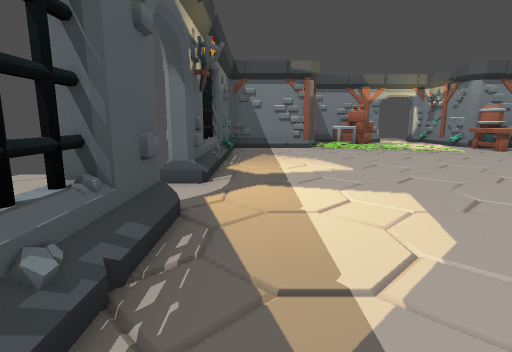
view 1 (above)

19 first-person views from a walk through a Godot game level. The camera is 1.2 m above the floor, tilts 10° down and sees 80° across. The floor is counted in squares, 1 m on a side. Each view is taken from the middle of a square. On the plan, view 1 faces up. The plan holds only what a view shows up to about 13 squares ahead; the rest is blank.

view 2
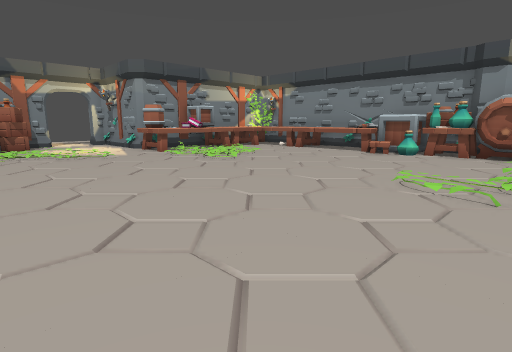

view 3
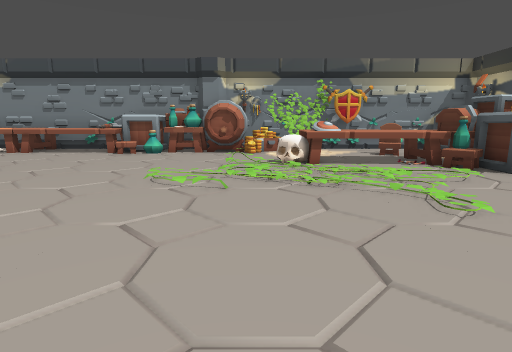

view 4
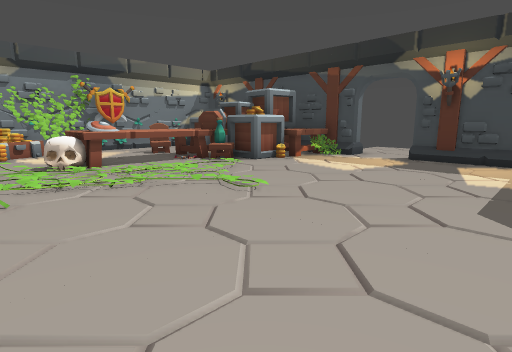

view 5
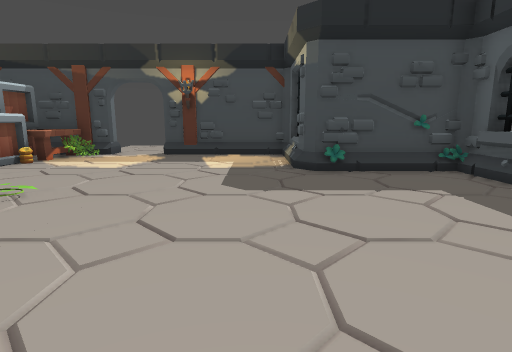

view 6
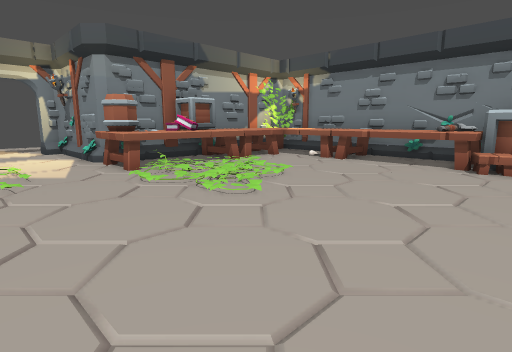

view 7
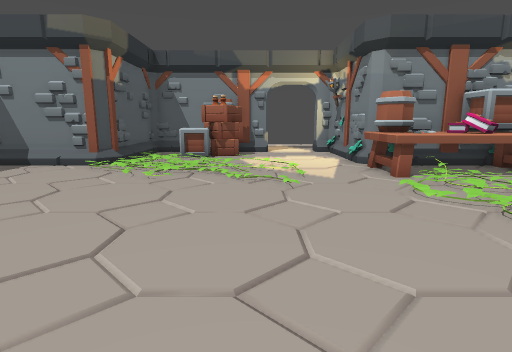

view 8
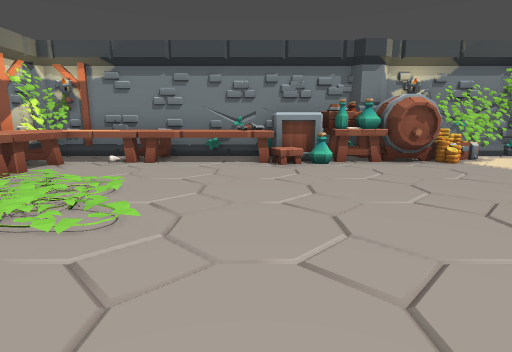

view 9
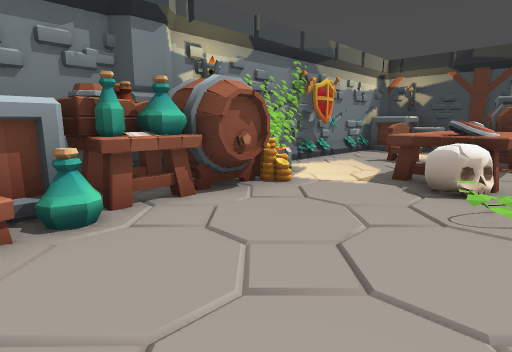

view 10
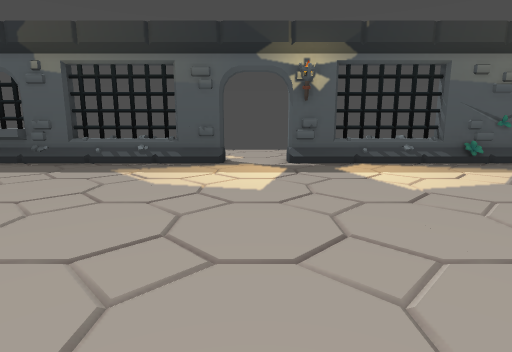

view 11
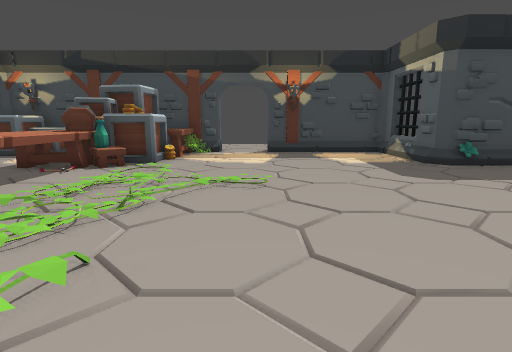

view 12
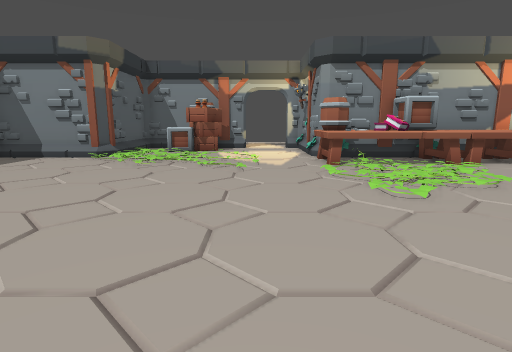

view 13
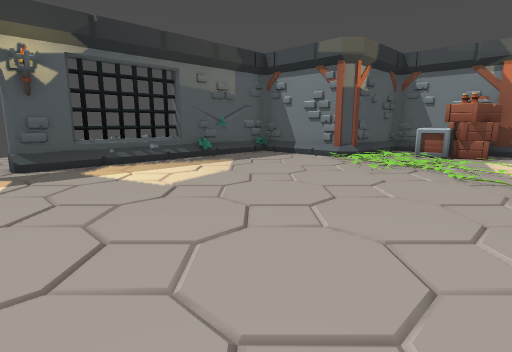

view 14
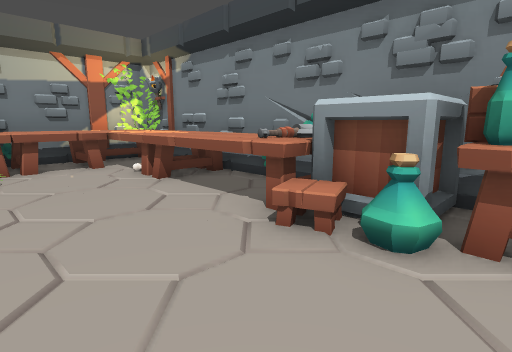

view 15
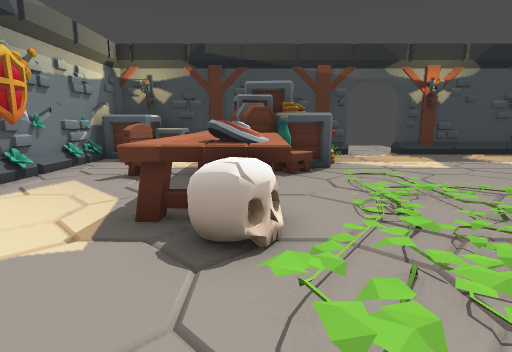

view 16
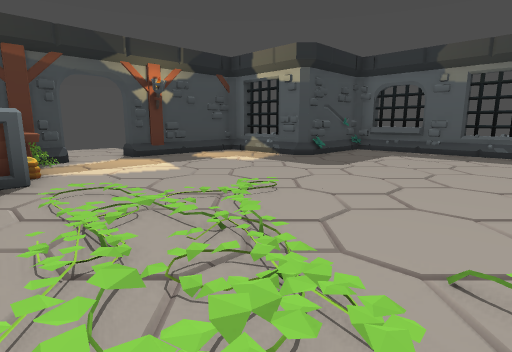

view 17
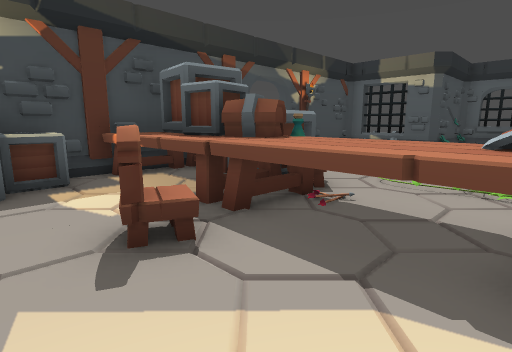

view 18
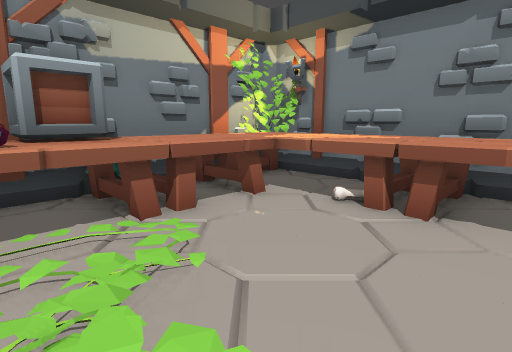

view 19
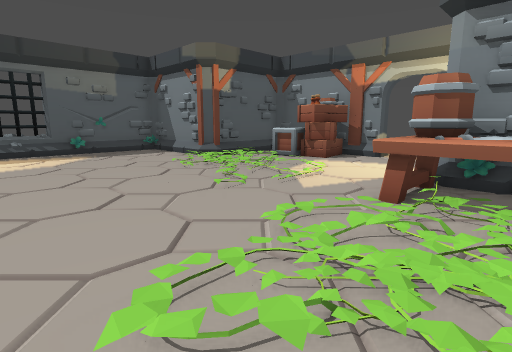

### Floor plan
Key: @ floor where view 1 was taken; # wall or solid block; . floor; / step, stairs or slope; = window, fence, low wall or low ledge; ^ raised ledge; T table; C crate; B barrel; A box; L bottle; N bones; E axe; H chest; S skull; I shield; R chair; F torch; O other object.
Columns run from 5 left of view 1 to 18 right of it. Each row starts with its distance up from view 1.
 20              ..
 19         #####..#
 18        ##.CC...#
 17        #/.CC...#
 16        ##//....#
 15     #####/.//..#########
 14     #...//////.BBTAATTTF
 13     #....////..BBTTTTTTT
 12    ##......./..////..TT#
 11    #...........////..NNT
 10    #...........////..TT#
  9    #...........//....TT#
  8    ##................TE#
  7    ##................TE#
  6 ....#................OA#
  5 .....................LA#
  4 .....................###
  3    ##..........//....###
  2    ##..........///...###
  1    #...........////..OHO
  0    #.@.........///S...=#
 -1    #..........///.II...#
 -2    ^#........////.TT...#
 -3    ^^..........//.TT...#
 -4    ##............TTT.R.#
 -5     #####.......ALTT...#
 -6        ##.......OOAA...#
 -7        #........TTAT..A#
 -8        ##.......TTAT.AA#
 -9         ####F..#########
-10             ....
-11             ...

Positions as (right, up) in squares from view 1, and headings:
1: (0, 0), facing up
2: (4, 1), facing up-right
3: (4, 1), facing right
4: (4, 2), facing down-right
5: (4, 3), facing down
6: (7, 5), facing up-right
7: (7, 6), facing up
8: (7, 7), facing right
9: (12, 6), facing down-right
10: (8, 5), facing left
11: (8, 4), facing down
12: (8, 4), facing up
13: (8, 5), facing up-left
14: (13, 4), facing up-right
15: (13, 3), facing down
16: (12, 2), facing down-left
17: (17, -1), facing down-left
18: (12, 9), facing up-right
19: (12, 8), facing up-left
